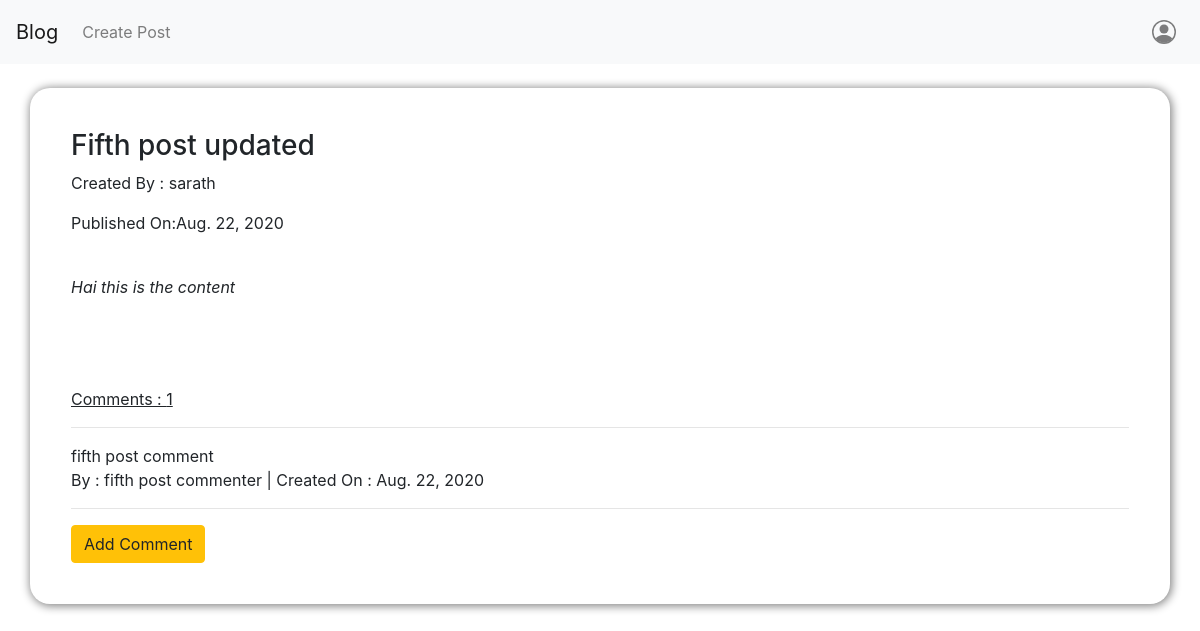
The app's page /blog_app/post/3/ with its own data.
### blog_app/models.py (models this page shows, shortened)
class Post(models.Model):
    title = models.CharField(max_length = 264)
    author = models.ForeignKey(User)
    text = models.TextField(null=True)
    created_date = models.DateField(default = timezone.now)
    published_date = models.DateField(blank = True,null = True)

class Comment(models.Model):
    post = models.ForeignKey(Post , related_name="comments")
    commenter = models.CharField(max_length = 264)
    comment = models.TextField()
    created_date = models.DateField(default = timezone.now)
    approved_comment = models.BooleanField(default = False)

### blog_app/views.py (the view)
# urls.py: url(r'^post/(?P<pk>\d+)/$',views.PostDetailView.as_view(),name="post_detail"),
class PostDetailView(DetailView):
    model = Post
    template_name = 'blog_app/post_detail.html'
    context_object_name = 'post_detail'

### blog_app/templates/blog_app/post_detail.html (shortened to what this page needs)
{% extends 'blog_app/base.html'%}
{% block content%}
    <div class="post_div container-sm">
        <h3>{{post_detail.title}}</h3>
        <p>Created By : {{post_detail.author}}</p>
        {% if post_detail.published_date%}
            <p>Published On:{{post_detail.published_date}}</p>
        {% endif%}
        <br>
        <p><i>{{post_detail.text}}</i></p>
        <br>
        <br>
        <br>
        <p><u>Comments : {{post_detail.comments.count}}</u></p>
        <hr>
        {% for comment in post_detail.comments.all %}
            <div>
                {{comment.comment}}
                <p>By : {{comment.commenter}} | Created On : {{comment.created_date}}</p>
            </div>
            <hr>
        {% endfor %}
        <a class="btn btn-warning" href="{% url 'blog_app:add_comment' pk=post_detail.pk%}">Add Comment</a>
    </div>
{% endblock%}

### blog_app/static/css/blog_app.css (style rules this page uses)
.post_div { border: 1px solid transparent; box-shadow: 1px 1px 10px 1px grey; padding: 40px; margin: auto; margin-bottom: 40px; border-radius: 20px; }

### records on screen
Post: title "Fifth post updated", author "sarath", published_date "Aug. 22, 2020", text "Hai this is the content", comments.count "1"
Comment: comment "fifth post comment", commenter "fifth post commenter", created_date "Aug. 22, 2020"
